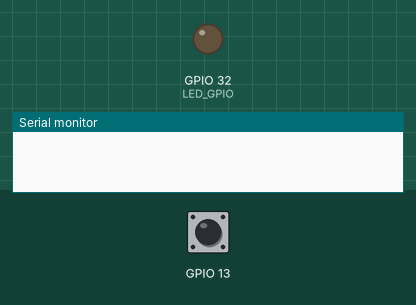
Bench run of a sketch on a simulated ESP32. On the bench: output pins drawn as LEDs (lit = HIGH), the last lines printed to the serial monitor. The test bench sets the inputs (shaded band); at power-on: GPIO 13 HIGH.

Above: at 2.2 s.
2.3 s: GPIO 13 pulled LOW for 0.15 s
At 2.7 s:
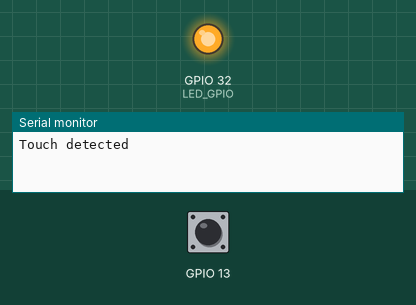
Timing chart, 0 to 5.3 s (numbered marks = the images above; inputs shaded):
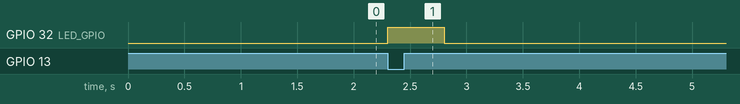

Measured:
- after the input at 2.3 s, GPIO 32 (LED_GPIO): LOW → HIGH at once, → LOW 0.50 s later

The sketch:

Touch_senser_with_interrupts.ino
```cpp
const byte LED_GPIO = 32;
int threshold = 20;

bool touch4detected = false;

void gotTouch(){
  touch4detected = true;
}

void setup(){
pinMode(LED_GPIO, OUTPUT);
Serial.begin(115200);
delay(1000);
touchAttachInterrupt(T4, gotTouch, threshold);
}

void loop(){
  if (touch4detected)
  {digitalWrite(LED_GPIO, HIGH);
  Serial.println("Touch detected");
  touch4detected = false;
  delay(500);
  digitalWrite(LED_GPIO, LOW);
}
}
```
